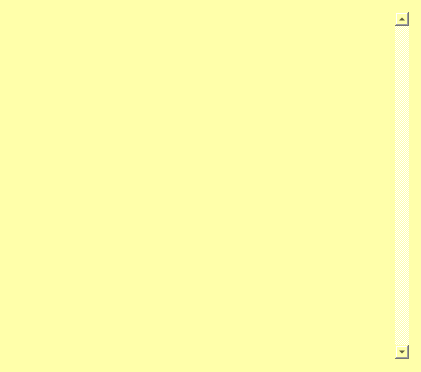
<?xml version="1.0" encoding="UTF-8"?>
<ui version="4.0">
 <class>Dialog</class>
 <widget class="QDialog" name="Dialog">
  <property name="windowModality">
   <enum>Qt::NonModal</enum>
  </property>
  <property name="geometry">
   <rect>
    <x>0</x>
    <y>0</y>
    <width>421</width>
    <height>372</height>
   </rect>
  </property>
  <property name="windowTitle">
   <string>Song annotation</string>
  </property>
  <property name="windowIcon">
   <iconset resource="gui.qrc">
    <normaloff>:/icons/icons/icon.png</normaloff>:/icons/icons/icon.png</iconset>
  </property>
  <property name="styleSheet">
   <string notr="true">background-color: rgb(255, 255, 170);</string>
  </property>
  <widget class="QWidget" name="formLayoutWidget">
   <property name="geometry">
    <rect>
     <x>10</x>
     <y>10</y>
     <width>401</width>
     <height>351</height>
    </rect>
   </property>
   <layout class="QFormLayout" name="formLayout">
    <property name="fieldGrowthPolicy">
     <enum>QFormLayout::ExpandingFieldsGrow</enum>
    </property>
    <property name="rowWrapPolicy">
     <enum>QFormLayout::WrapLongRows</enum>
    </property>
    <property name="formAlignment">
     <set>Qt::AlignCenter</set>
    </property>
    <property name="leftMargin">
     <number>2</number>
    </property>
    <property name="topMargin">
     <number>2</number>
    </property>
    <property name="rightMargin">
     <number>2</number>
    </property>
    <property name="bottomMargin">
     <number>2</number>
    </property>
    <item row="0" column="0" colspan="2">
     <widget class="QTextBrowser" name="txtAnnotation">
      <property name="sizePolicy">
       <sizepolicy hsizetype="Expanding" vsizetype="Expanding">
        <horstretch>1</horstretch>
        <verstretch>1</verstretch>
       </sizepolicy>
      </property>
      <property name="styleSheet">
       <string notr="true">color: rgb(0, 0, 0);
background-color: rgb(255, 255, 170);
font: 11pt &quot;Noto Sans&quot;;
border: None;</string>
      </property>
      <property name="verticalScrollBarPolicy">
       <enum>Qt::ScrollBarAlwaysOn</enum>
      </property>
      <property name="horizontalScrollBarPolicy">
       <enum>Qt::ScrollBarAlwaysOff</enum>
      </property>
      <property name="documentTitle">
       <string/>
      </property>
      <property name="readOnly">
       <bool>false</bool>
      </property>
      <property name="html">
       <string>&lt;!DOCTYPE HTML PUBLIC &quot;-//W3C//DTD HTML 4.0//EN&quot; &quot;http://www.w3.org/TR/REC-html40/strict.dtd&quot;&gt;
&lt;html&gt;&lt;head&gt;&lt;meta name=&quot;qrichtext&quot; content=&quot;1&quot; /&gt;&lt;style type=&quot;text/css&quot;&gt;
p, li { white-space: pre-wrap; }
&lt;/style&gt;&lt;/head&gt;&lt;body style=&quot; font-family:'Noto Sans'; font-size:11pt; font-weight:400; font-style:normal;&quot;&gt;
&lt;p style=&quot;-qt-paragraph-type:empty; margin-top:0px; margin-bottom:0px; margin-left:0px; margin-right:0px; -qt-block-indent:0; text-indent:0px; font-size:10pt;&quot;&gt;&lt;br /&gt;&lt;/p&gt;&lt;/body&gt;&lt;/html&gt;</string>
      </property>
      <property name="acceptRichText">
       <bool>true</bool>
      </property>
     </widget>
    </item>
   </layout>
  </widget>
 </widget>
 <resources>
  <include location="gui.qrc"/>
 </resources>
 <connections/>
</ui>
